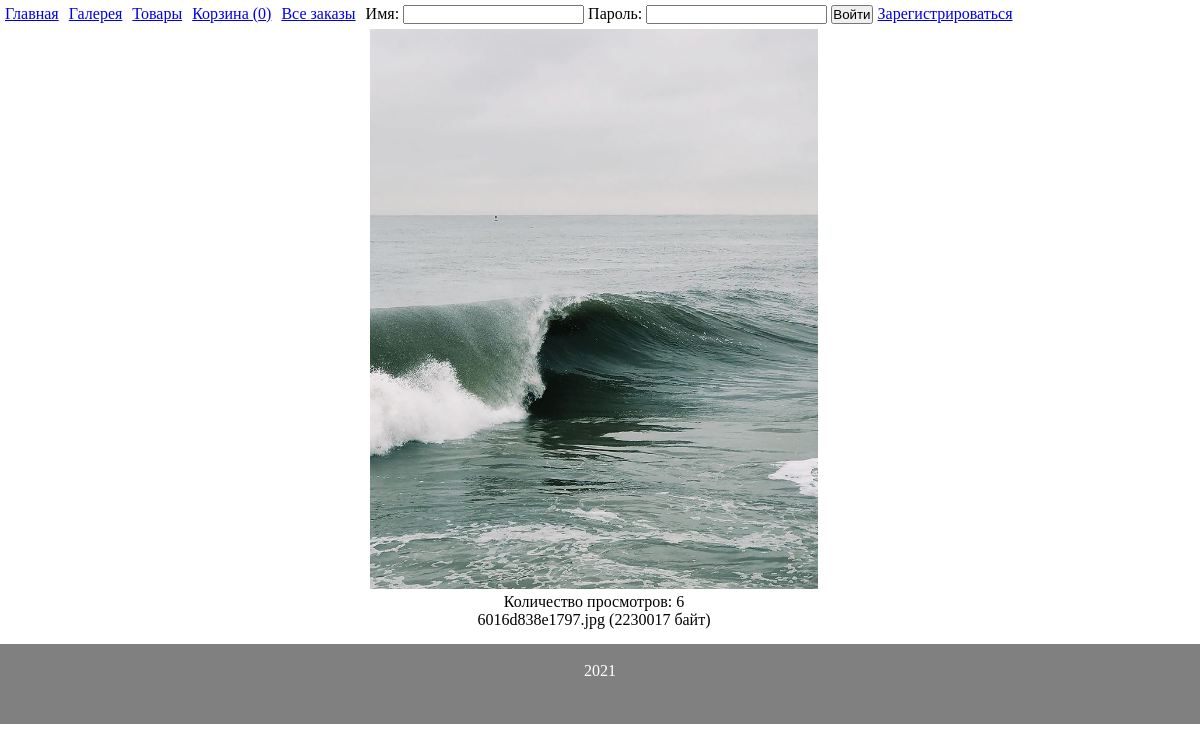
The page /onepic/1 on the database as committed earlier.
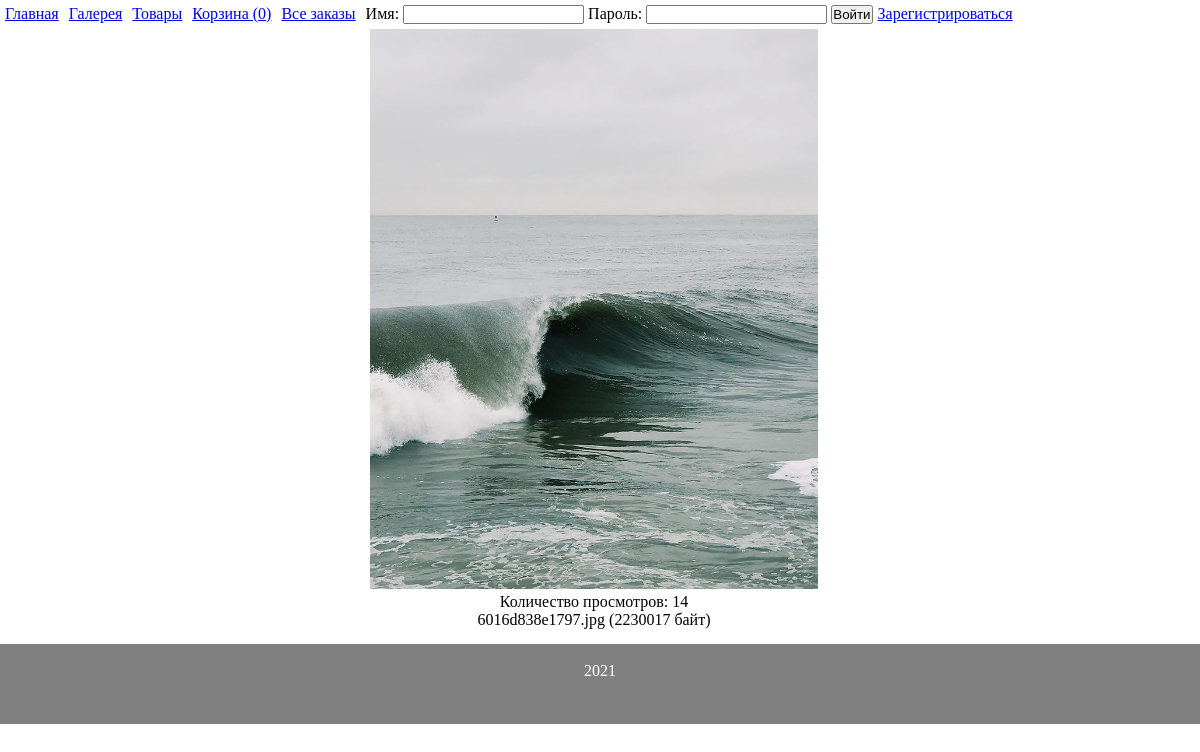
The same page on the database as committed later.
### tables this page shows
CREATE TABLE `gallery` (
  `id` int(11) NOT NULL,
  `image` mediumtext NOT NULL,
  `size` int(11) NOT NULL,
  `countViews` int(11) NOT NULL DEFAULT '0'
);

### engine/db_connections.php (called while the page is built, shortened)
<?php
function getConnect() {
    static $db = null;
    if (is_null($db)) {
        $db = @mysqli_connect(DB_HOST . ':' . DB_PORT, DB_USERNAME, DB_PASSWORD, DB_DATABASE) or die("Ошибка " . mysqli_connect_error());
    }
    return $db;
}
function getDBRequest($request) {
    $res = @mysqli_query(getConnect(), $request) or die(mysqli_error(getConnect()));
    if ($res === true) {
        $row = true;
    } else if (isset($res->num_rows)) {
        $row = mysqli_fetch_all($res, MYSQLI_ASSOC);
    } else {
        $row = false;
    }
    return $row;
}

### models/gallery.php (called while the page is built, shortened)
<?php
function getOnePic(int $id) {
    return getDBRequest("SELECT * FROM gallery WHERE id={$id}")[0];
}

### engine/controller.php (called while the page is built, shortened)
<?php
function prepareVariables($url_array) {
    if ($url_array['main_page'] == "") {
        $params['page'] = 'index';
    } else {
        $params['page'] = $url_array['main_page'];
    }
    $params['countP'] = countInBasket(session_id());
    $params['username'] = hasUser($_SESSION['username'])['username'];
    $params['layout'] = 'app';
    switch ($params['page']) {
        case 'onepic':
            $params['page'] = implode('/', ['galleries', $url_array['main_page']]);
            $id = (int) $url_array['picture_id'];
            $params['pic'] = getOnePic($id);
            break;
    }
    return $params;
}

### templates/galleries/onepic.php (the view)
<div style="width: 99vw; text-align: center;">
    <img src='/img/gallery/<?=$pic['image']?>' class="bigPic">
    <p>Количество просмотров: <?=$pic['countViews']?></p>
    <p><?=$pic['image']?> (<?=$pic['size']?> байт)</p>
</div>

Rows that differ between the two databases and show on the page:
changed gallery "6016d838e1797.jpg": countViews "6" → "14"
